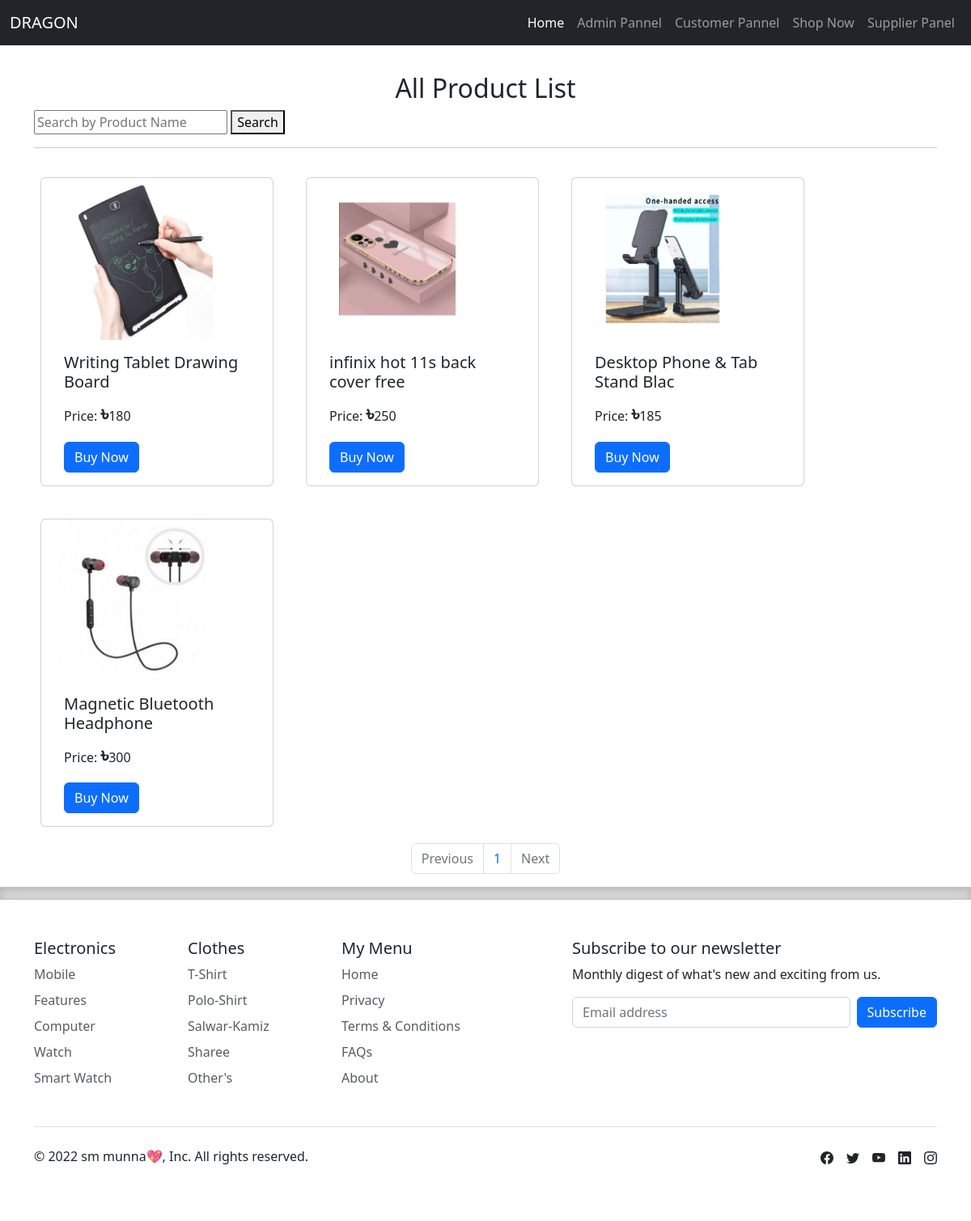
/temporaryfile/product_category/product_category/mobile_accesories.php, run on the app's committed database.
### tables this page shows
CREATE TABLE `products` (
  `product_id` int(100) NOT NULL,
  `product_name` varchar(50) NOT NULL,
  `supplier_id` int(10) NOT NULL,
  `categoryid` int(10) NOT NULL,
  `instock` int(10) NOT NULL,
  `unit` varchar(300) NOT NULL,
  `price` varchar(100) NOT NULL,
  `image` varchar(50) NOT NULL
);

### temporaryfile/product_category/product_category/mobile_accesories.php (the view, shortened to what this page needs)
<!DOCTYPE html>
<html lang="en">
<head>
    <link rel="stylesheet" href="../css/bootstrap.min.css">
</head>
<body>
    <?php
    include('../connection.php');
    include('header.php');
    ?>
    <div class="container">
        <h2 style="text-align: center; padding-top:90px">All Product List</h2>
        <form action="" method="post" name="myForm" onsubmit="return validateForm()" autocomplete="off">
            <input type="text" name="search_name" placeholder="Search by Product Name">
            <button type="submit">Search</button><i id="search_name" style="color: red;font-size:16px;font-weight:bold; padding-left:10px;"></i>
        </form>
        <hr>
        <div class="row">
            <?php
            global $get_page;
            if ($get_page == "" || $get_page == "1") {
                $target_page = 1;
            } else {
                $target_page = $_GET['page'];
            }
            $page_first_result = ($target_page - 1) * 12;
            global $recv;
            $sql = "SELECT * FROM `products` WHERE `categoryid`='1' AND  `product_name` LIKE '%$recv%' ORDER BY product_id DESC LIMIT $page_first_result,12";
            $result = mysqli_query($conn, $sql);
            while ($row = mysqli_fetch_assoc($result)) {
                $myimage = $row['image'];
            ?>
                <div class="card" style="width: 18rem;margin: 20px;">
                    <?php
                    echo "<img src ='../images/$myimage' height=200 width=200>";
                    ?>
                    <div class="card-body">
                        <h5 class="card-title"><?php echo $row['product_name']; ?></h5>
                        <p class="card-text">Price: <span style="font-size: 25px;font-weight:bold">৳</span><?php echo $row['price']; ?></p>
                        <a href="../productdetails.php?id=<?php echo $row['product_id']; ?>" class="btn btn-primary">Buy Now</a>
                    </div>
                </div>
            <?php
            }
            ?>
        </div>
        <div style="display: flex;justify-content:center;">
            <nav aria-label="...">
                <ul class="pagination">
                    <li class="page-item disabled">
                        <span class="page-link">Previous</span>
                    </li>
                    <?php
                    $sql1 = "SELECT * FROM `products` WHERE `categoryid`='1'";
                    $result1 = mysqli_query($conn, $sql1);
                    $count = mysqli_num_rows($result1);
                    $i = ($count / 12);
                    $page = ceil($i);
                    for ($target = 1; $target <= $page; $target++) {
                    ?>
                        <li class="page-item"><a class="page-link" href="mobile_accesories.php"><?php echo $target; ?></a></li>
                    <?php
                    }
                    ?>
                    <li class="page-item disabled">
                        <a class="page-link" href="#">Next</a>
                    </li>
                </ul>
            </nav>
        </div>
    </div>
    <?php include('footer.php') ?>
</body>
</html>

### data on the page
products: image (picture), product_name "Writing Tablet Drawing Board", price "180"
products: image (picture), product_name "infinix hot 11s back cover free", price "250"
products: image (picture), product_name "Desktop Phone & Tab Stand Blac", price "185"
products: image (picture), product_name "Magnetic Bluetooth Headphone", price "300"
